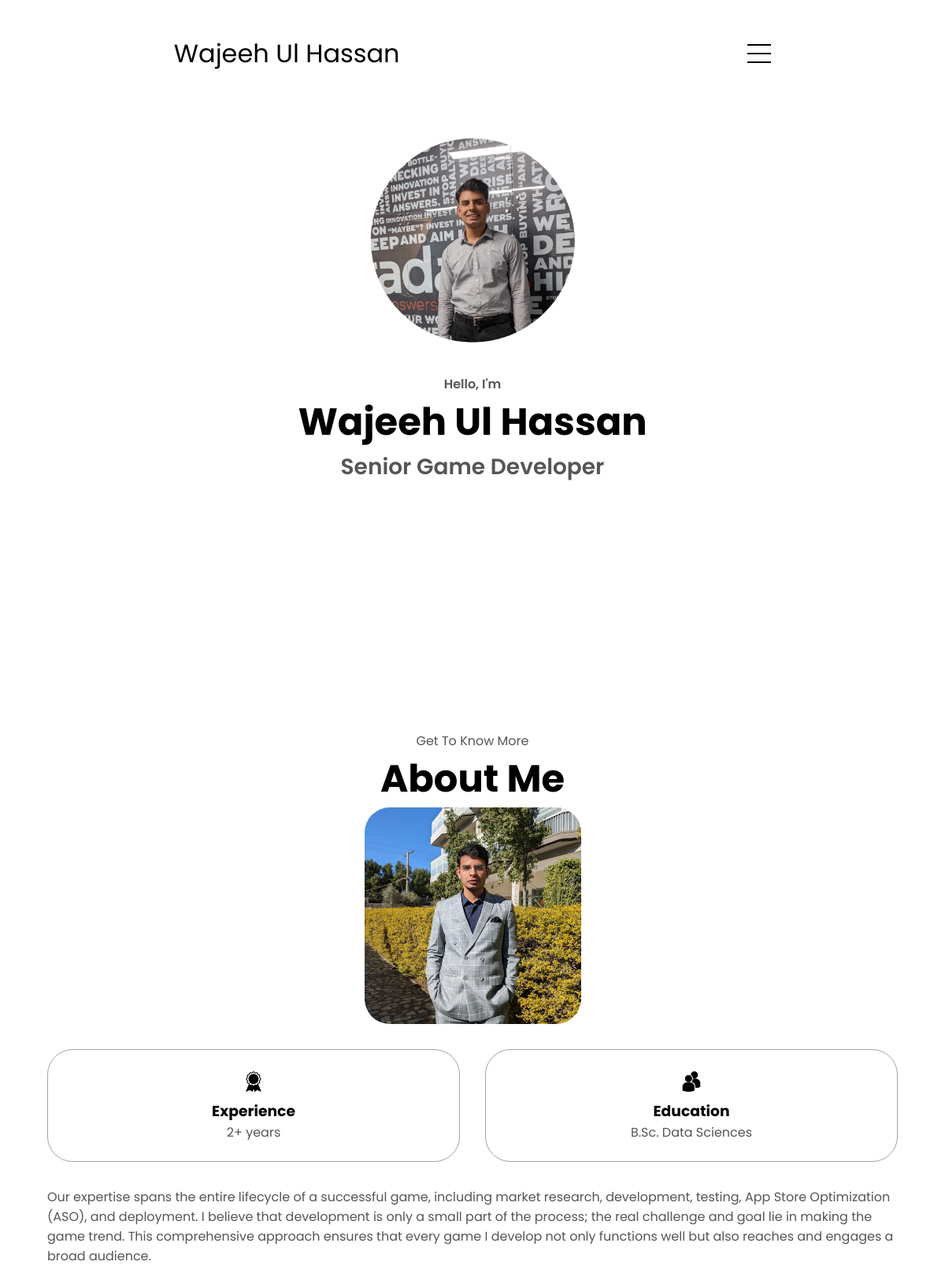
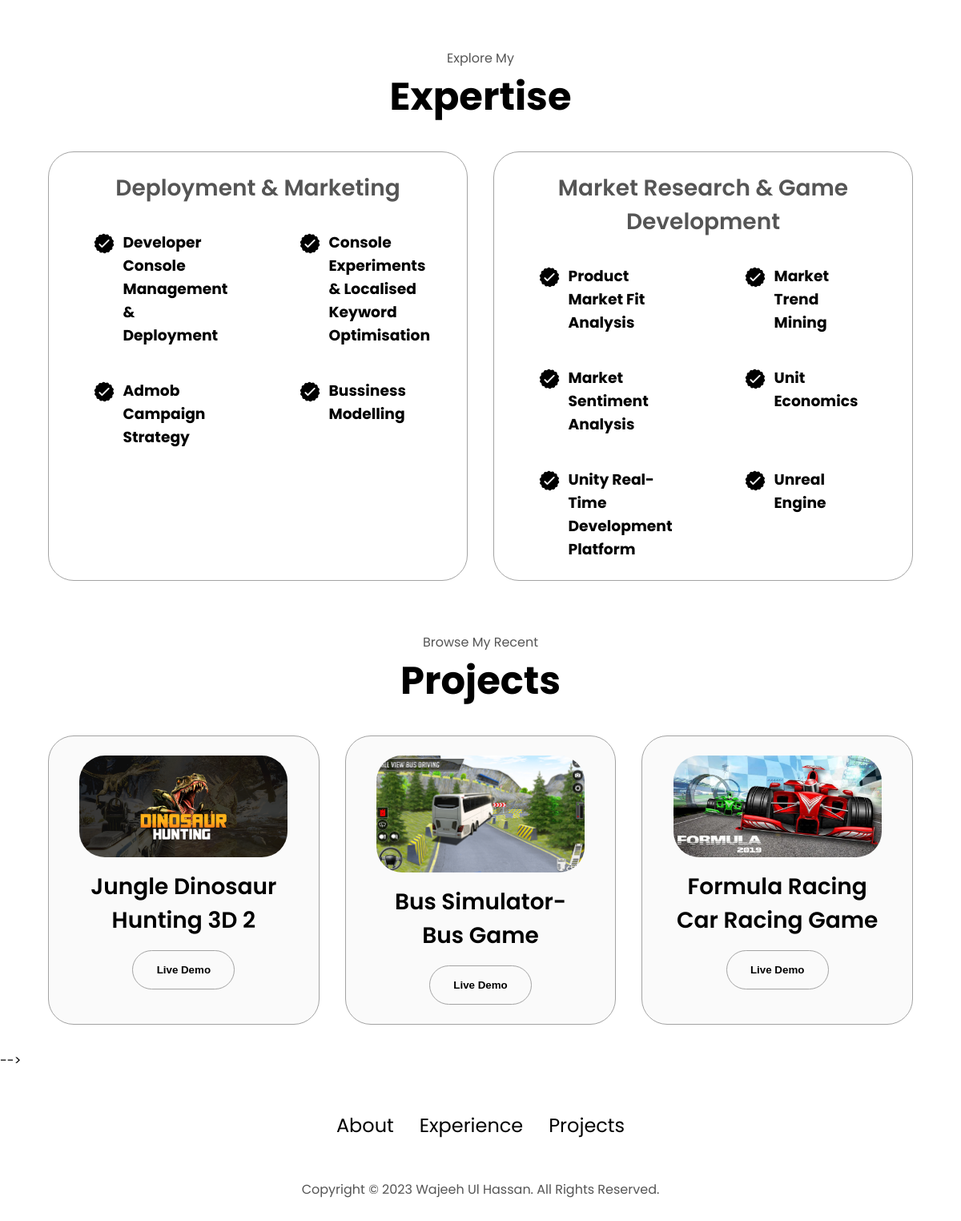
The page / on the database its author committed (2 pictures, top to bottom).
### home/models.py (models this page shows, shortened)
class HomeSection(models.Model):
    name = models.CharField(max_length=100)
    title = models.CharField(max_length=100)
    profile_picture = models.ImageField(upload_to='profile_pics/')
    resume = models.FileField(upload_to='resumes/')

### about/models.py (models this page shows, shortened)
class AboutSection(models.Model):
    profile_picture = models.ImageField(upload_to='about_pics/')
    experience_text = models.CharField(max_length=255)
    education_text = models.CharField(max_length=255)
    about_text = models.TextField()

### experience/models.py (models this page shows, shortened)
class ExperiencePanel(models.Model):
    title = models.CharField(max_length=100)
    skills = models.ManyToManyField(Skill)

class Skill(models.Model):
    name = models.CharField(max_length=100)
    level = models.CharField(max_length=50)  # E.g., 'Experienced', 'Intermediate', 'Basic'

### projects/models.py (models this page shows, shortened)
class Project(models.Model):
    title = models.CharField(max_length=100)
    image = models.ImageField(upload_to='project_images/')
    live_demo_link = models.URLField()

### home/views.py (the view)
# urls.py: path('', home_page_view, name='home'),
def home_page_view(request):
    home_section = HomeSection.objects.first()  # Assuming there's only one entry
    about_section = AboutSection.objects.first()  # Assuming there's only one entry
    experience_panels = ExperiencePanel.objects.all()
    projects = Project.objects.all()
    contact_info = ContactInfo.objects.first()
    context = {
        'home_section': home_section,
        'about_section': about_section,
        'experience_panels': experience_panels,
        'projects': projects,
        'contact_info': contact_info,
    }
    return render(request, 'home/home_section.html', context)

### home/templates/home/home_section.html (shortened to what this page needs)
{% extends 'base.html' %}
{% block home_content %}
<div class="section__pic-container">
    <img src="{{ home_section.profile_picture.url }}" alt="{{ home_section.name }} profile picture" />
</div>
<div class="section__text">
    <p class="section__text__p1">Hello, I'm</p>
    <h1 class="title">{{ home_section.name }}</h1>
    <p class="section__text__p2">{{ home_section.title }}</p>
</div>
{% endblock %}
{% block about_content %}
<p class="section__text__p1">Get To Know More</p>
<h1 class="title">About Me</h1>
<div class="section-container">
  <div class="section__pic-container">
    <img src="{{ about_section.profile_picture.url }}" alt="Profile picture" class="about-pic" />
  </div>
  <div class="about-details-container">
    <div class="about-containers">
      <div class="details-container">
        <img src="static/assets/experience.png" alt="Experience icon" class="icon" />
        <h3>Experience</h3>
        <p>{{ about_section.experience_text }}</p>
      </div>
      <div class="details-container">
        <img src="static/assets/education.png" alt="Education icon" class="icon" />
        <h3>Education</h3>
        <p>{{ about_section.education_text }}</p>
      </div>
    </div>
    <div class="text-container">
      <p>{{ about_section.about_text }}</p>
    </div>
  </div>
</div>
{% endblock %}
{% block experience_section %}
<p class="section__text__p1">Explore My</p>
<h1 class="title">Expertise</h1>
<div class="experience-details-container">
    <div class="about-containers">
        {% for panel in experience_panels %}
        <div class="details-container">
            <h2 class="experience-sub-title">{{ panel.title }}</h2>
            <div class="article-container">
                {% for skill in panel.skills.all %}
                <article>
                    <img src="static/assets/checkmark.png" alt="Experience icon" class="icon" />
                    <div>
                        <h3>{{ skill.name }}</h3>
                    </div>
                </article>
                {% endfor %}
            </div>
        </div>
        {% endfor %}
    </div>
</div>
{%  endblock %}
{% block projects_section %}
<p class="section__text__p1">Browse My Recent</p>
<h1 class="title">Projects</h1>
<div class="experience-details-container">
    <div class="about-containers">
        {% for project in projects %}
        <div class="details-container color-container">
            <div class="article-container">
                <img src="{{ project.image.url }}" alt="{{ project.title }}" class="project-img" />
            </div>
            <h2 class="experience-sub-title project-title">{{ project.title }}</h2>
            <div class="btn-container">
                <button class="btn btn-color-2 project-btn" onclick="location.href='{{ project.live_demo_link }}'">
                    Live Demo
                </button>
            </div>
        </div>
        {% endfor %}
    </div>
</div>
{% endblock %}

### static/templates/base.html (shortened to what this page needs)
{% load static %}
<!DOCTYPE html>
<html lang="en">
  <head>
    <link rel="stylesheet" href="static/css/style.css" />
    <link rel="stylesheet" href="static/css/mediaqueries.css" />
  </head>
  <body>
    <nav id="hamburger-nav">
      <div class="logo">Wajeeh Ul Hassan</div>
      <div class="hamburger-menu">
        <div class="hamburger-icon" onclick="toggleMenu()">
          <span></span>
          <span></span>
          <span></span>
        </div>
      </div>
    </nav>
    <section id="profile">
      {% block home_content %}
      {% endblock %}
    </section>
    <section id="about">
      {% block about_content %}
      {% endblock %}
    </section>
    <section id="experience">
      {% block experience_section %}
      {% endblock %}
    </section>
    <section id="projects">
    {% block projects_section %}
    {% endblock %}
    </section>
    </section> -->
    <footer>
      <nav>
        <div class="nav-links-container">
          <ul class="nav-links">
            <li><a href="#about">About</a></li>
            <li><a href="#experience">Experience</a></li>
            <li><a href="#projects">Projects</a></li>
          </ul>
        </div>
      </nav>
      <p>Copyright &#169; 2023 Wajeeh Ul Hassan. All Rights Reserved.</p>
    </footer>
  </body>
</html>

### static/css/style.css (style rules this page uses)
* { margin: 0; padding: 0; }
body { font-family: "Poppins", sans-serif; }
html { scroll-behavior: smooth; }
p { color: rgb(85, 85, 85); }
a, .btn { transition: all 300ms ease; }
nav, .nav-links { display: flex; }
nav { justify-content: space-around; align-items: center; height: 17vh; }
.nav-links { gap: 2rem; list-style: none; font-size: 1.5rem; }
a { color: black; text-decoration: none; text-decoration-color: white; }
.logo { font-size: 2rem; }
#hamburger-nav { display: none; }
.hamburger-menu { position: relative; display: inline-block; }
.hamburger-icon { display: flex; flex-direction: column; justify-content: space-between; height: 24px; width: 30px; cursor: pointer; }
.hamburger-icon span { width: 100%; height: 2px; background-color: black; transition: all 0.3 ease-in-out; }
.hamburger-icon span:first-child { transform: none; }
.hamburger-icon span:first-child { opacity: 1; }
section { padding-top: 4vh; height: 96vh; margin: 0 10rem; box-sizing: border-box; min-height: fit-content; }
.section-container { display: flex; }
#profile { display: flex; justify-content: center; gap: 5rem; height: 80vh; }
.section__pic-container { display: flex; height: 400px; width: 400px; margin: auto 0; }
.section__text { align-self: center; text-align: center; }
.section__text p { font-weight: 600; }
.section__text__p1 { text-align: center; }
.section__text__p2 { font-size: 1.75rem; margin-bottom: 1rem; }
.title { font-size: 3rem; text-align: center; }
.icon { cursor: pointer; height: 2rem; }
.btn-container { display: flex; justify-content: center; gap: 1rem; }
.btn { font-weight: 600; transition: all 300ms ease; padding: 1rem; width: 8rem; border-radius: 2rem; }
.btn-color-1, .btn-color-2 { border: rgb(53, 53, 53) 0.1rem solid; }
.btn-color-2 { background: none; }
.btn-container { gap: 1rem; }
#about { position: relative; }
.about-containers { gap: 2rem; margin-bottom: 2rem; margin-top: 2rem; }
.about-details-container { justify-content: center; flex-direction: column; }
.about-containers, .about-details-container { display: flex; }
.about-pic { border-radius: 2rem; }
.details-container { padding: 1.5rem; flex: 1; background: white; border-radius: 2rem; border: rgb(53, 53, 53) 0.1rem solid; border-color: rgb(163, 163, 163); text-align: center; }
.section-container { gap: 4rem; height: 80%; }
.section__pic-container { height: 400px; width: 400px; margin: auto 0; }
#experience { position: relative; }
.experience-sub-title { color: rgb(85, 85, 85); font-weight: 600; font-size: 1.75rem; margin-bottom: 2rem; }
.experience-details-container { display: flex; justify-content: center; flex-direction: column; }
.article-container { display: flex; text-align: initial; flex-wrap: wrap; flex-direction: row; gap: 2.5rem; justify-content: space-around; }
article { display: flex; width: 10rem; justify-content: space-around; gap: 0.5rem; }
article .icon { cursor: default; }
#projects { position: relative; }
.color-container { border-color: rgb(163, 163, 163); background: rgb(250, 250, 250); }
.project-img { border-radius: 2rem; width: 90%; height: 90%; }
.project-title { margin: 1rem; color: black; }
.project-btn { color: black; border-color: rgb(163, 163, 163); }
footer { height: 26vh; margin: 0 1rem; }
footer p { text-align: center; }

### static/css/mediaqueries.css (style rules this page uses)
@media screen and (max-width: 1400px) { #profile { height: 83vh; margin-bottom: 6rem; } }
@media screen and (max-width: 1400px) { .about-containers { flex-wrap: wrap; } }
@media screen and (max-width: 1400px) { #contact, #projects { height: fit-content; } }
@media screen and (max-width: 1200px) { #hamburger-nav { display: flex; } }
@media screen and (max-width: 1200px) { #experience, .experience-details-container { margin-top: 2rem; } }
@media screen and (max-width: 1200px) { #profile, .section-container { display: block; } }
@media screen and (max-width: 1200px) { section, .section-container { height: fit-content; } }
@media screen and (max-width: 1200px) { section { margin: 0 5%; } }
@media screen and (max-width: 1200px) { .section__pic-container { width: 275px; height: 275px; margin: 0 auto 2rem; } }
@media screen and (max-width: 1200px) { .about-containers { margin-top: 0; } }

### rows shown on the page
HomeSection: profile_picture (picture), name "Wajeeh Ul Hassan", title "Senior Game Developer"
AboutSection: profile_picture (picture), experience_text "2+ years", education_text "B.Sc. Data Sciences", about_text "Our expertise spans the entire lifecycle of a successful game, including market research, development, testing, App Store Optimization (ASO), and deployment. I believe that development is only a small part of the process; the real challenge and goal lie in making the game trend. This comprehensive approach ensures that every game I develop not only functions well but also reaches and engages a broad audience."
ExperiencePanel: title "Deployment & Marketing"
Skill: name "Developer Console Management & Deployment"
Skill: name "Console Experiments & Localised Keyword Optimisation"
Skill: name "Admob Campaign Strategy"
Skill: name "Bussiness Modelling"
ExperiencePanel: title "Market Research & Game Development"
Skill: name "Product Market Fit Analysis"
Skill: name "Market Trend Mining"
Skill: name "Market Sentiment Analysis"
Skill: name "Unit Economics"
Skill: name "Unity Real-Time Development Platform"
Skill: name "Unreal Engine"
Project: image (picture), title "Jungle Dinosaur Hunting 3D 2"
Project: image (picture), title "Bus Simulator-Bus Game"
Project: image (picture), title "Formula Racing Car Racing Game"
